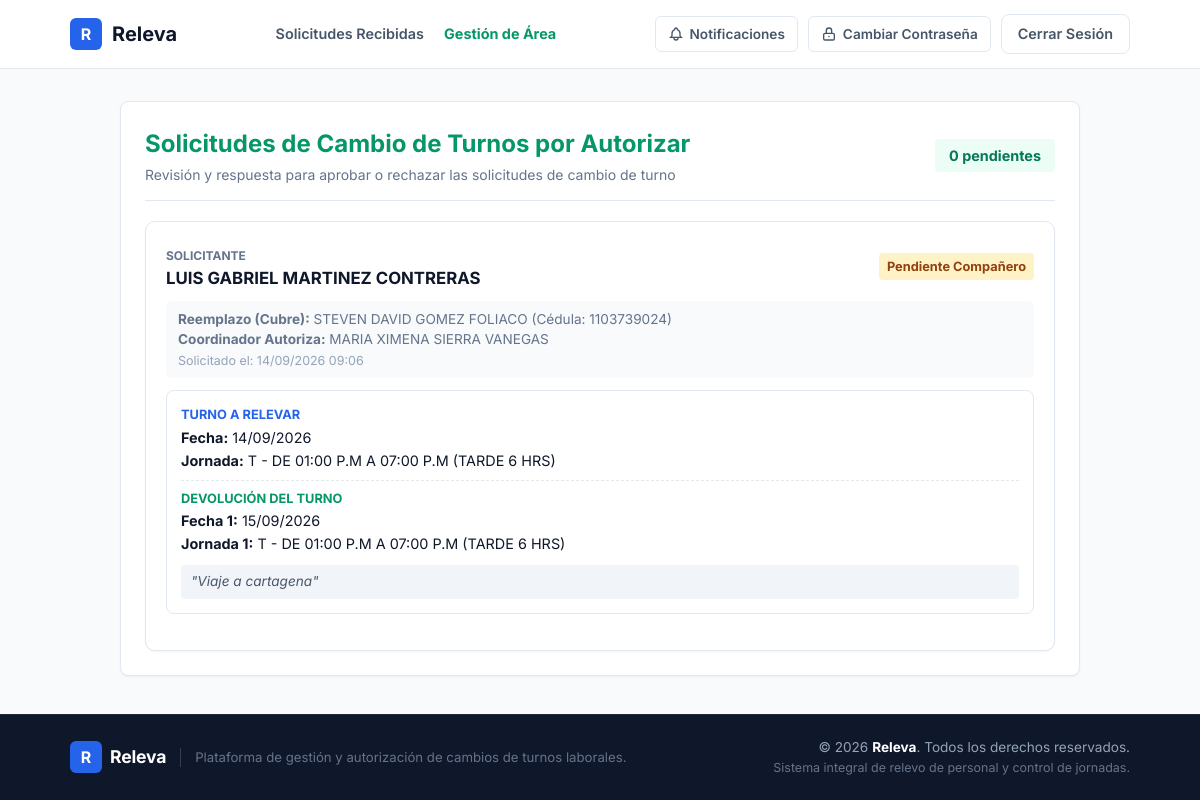
/solicitudes/recibidas/ (signed in), run on an earlier commit of the app's database.
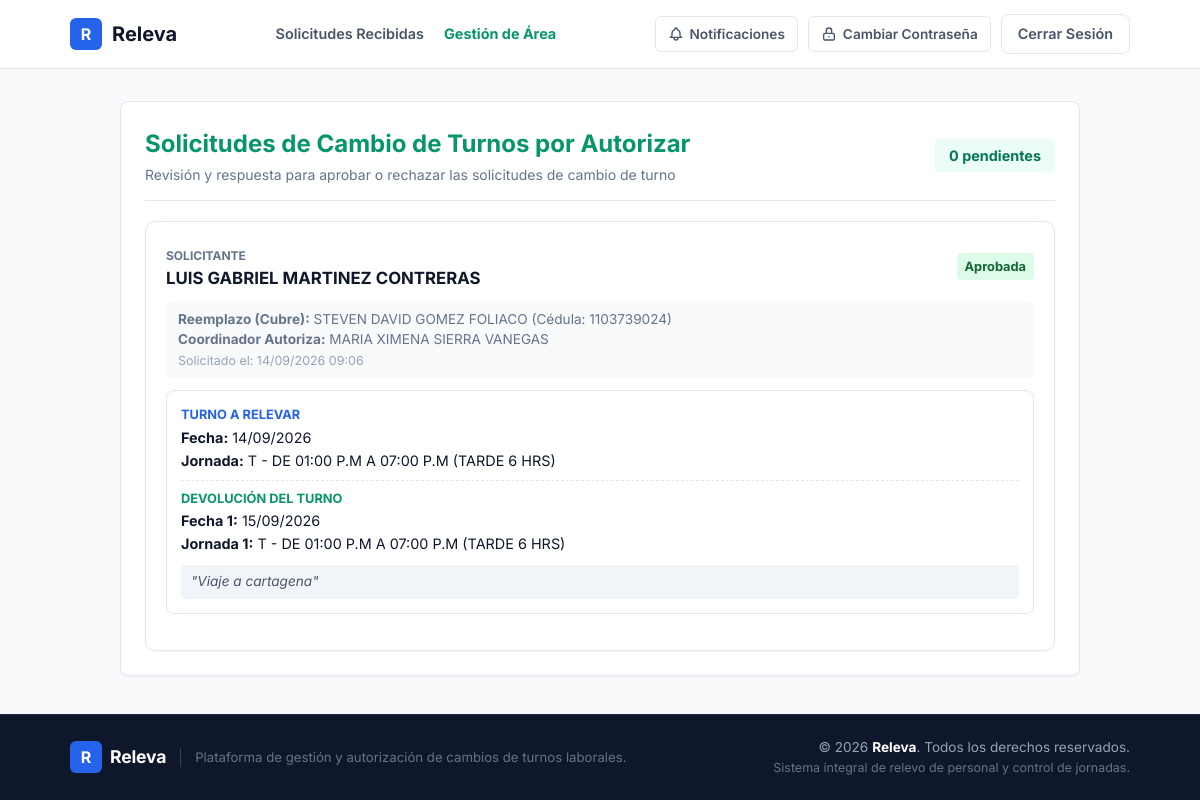
And on a later commit of the database.
### core/models.py (models this page shows, shortened)
class SolicitudCambio(models.Model):
    ESTADO_CHOICES = [
        ('PENDIENTE_REEMPLAZO', 'Pendiente por Compañero'),
        ('PENDIENTE_COORDINADOR', 'Pendiente por Coordinador'),
        ('PENDIENTE_GH', 'Pendiente por Gestión Humana'),
        ('ACEPTADA', 'Aprobada'),
        ('RECHAZADA', 'Rechazada'),
        ('CANCELADA', 'Cancelada'),
    ]
    JORNADA_CHOICES = [
        ('N', 'N - DE 06:00 P.M A 06:00 A.M (NOCHE 12H)'),
        ('C', 'C - DE 06:00 A.M A 06:00 P.M (CORRIDO 11 HRS)'),
        ('C1', 'C1 - DE 08:00 A.M A 06:00 P.M (CORRIDO 10 HRS)'),
        ('C2', 'C2 - DE 07:00 A.M A 01:00 P.M Y DE 02:00 P.M A 07:00 P.M (CORRIDO 11 HRS)'),
        ('H', 'H - DE 08:00 A.M A 12:00 M Y DE 01:00 P.M A 05:00 P.M (ADMINISTRATIVO)'),
        ('N1', 'N1 - DE 06:00 P.M A 12:00 P.M Y DE 01:00 A.M A 06:00 A.M (NOCHE 11H)'),
        ('M4', 'M4 - DE 08:00 A.M A 12:00 P.M (4 HORAS MAÑANA)'),
        ('M', 'M - DE 07:00 A.M A 01:00 P.M (MAÑANA 6 HRS)'),
        ('T', 'T - DE 01:00 P.M A 07:00 P.M (TARDE 6 HRS)'),
        ('T9', 'T9 - DE 01:00 P.M A 09:00 P.M (TARDE 8 HRS)'),
        ('LM', 'LM - LICENCIA MATERNIDAD'),
        ('D', 'D - DESCANSO'),
        ('L', 'L - LIBRE'),
        ('LC', 'LC - LIBRE CUMPLEAÑOS'),
        ('ME', 'ME - MAÑANA EDUCATIVA'),
        ('TE', 'TE - TARDE EDUCATIVA'),
        ('V', 'V - VACACIONES'),
    ]
    JORNADA_HORAS = {
        'N': 12,
        'C': 11,
        'C1': 10,
        'C2': 11,
        'H': 8,
        'N1': 11,
        'M4': 4,
        'M': 6,
        'T': 6,
        'T9': 8,
        'LM': 0,
        'D': 0,
        'L': 0,
        'LC': 8,
        'ME': 6,
        'TE': 6,
        'V': 0,
    }
    JORNADA_DICT = dict(JORNADA_CHOICES)
    solicitante = models.ForeignKey(User, on_delete=models.CASCADE, related_name='solicitudes_enviadas', verbose_name="Nombre del Solicitante")
    reemplazo = models.ForeignKey(User, on_delete=models.CASCADE, related_name='solicitudes_recibidas', verbose_name="Nombre del Reemplazo 1")
    reemplazo_2 = models.ForeignKey(User, on_delete=models.SET_NULL, related_name='solicitudes_recibidas_2', blank=True, null=True, verbose_name="Nombre del Reemplazo 2 (Devolución 2)")
    coordinador = models.ForeignKey(User, on_delete=models.SET_NULL, related_name='solicitudes_coordinar', blank=True, null=True, verbose_name="Coordinador que Aprueba")
    fecha_turno = models.DateField(verbose_name="Fecha de Turno")
    jornada = models.CharField(max_length=50, choices=JORNADA_CHOICES, default='M', verbose_name="Jornada")
    fecha_devolucion = models.DateField(verbose_name="Fecha de Devolución 1")
    jornada_devolucion = models.CharField(max_length=50, choices=JORNADA_CHOICES, default='M', verbose_name="Jornada de Devolución 1")
    fecha_devolucion_2 = models.DateField(blank=True, null=True, verbose_name="Fecha de Devolución 2")
    jornada_devolucion_2 = models.CharField(max_length=50, choices=JORNADA_CHOICES, blank=True, null=True, verbose_name="Jornada de Devolución 2")
    motivo = models.TextField(blank=True, null=True, verbose_name="Motivo u Observaciones")
    estado = models.CharField(max_length=30, choices=ESTADO_CHOICES, default='PENDIENTE_REEMPLAZO', verbose_name="Estado")
    fecha_solicitud = models.DateTimeField(auto_now_add=True, verbose_name="Fecha de Solicitud")
    updated_at = models.DateTimeField(auto_now=True, verbose_name="Última Actualización")
    class Meta:
        ordering = ['-fecha_solicitud']
        verbose_name = "Solicitud de Cambio de Turno"
        verbose_name_plural = "Solicitudes de Cambio de Turnos"

### core/views.py (the view, shortened to what this page needs)
# urls.py: path('solicitudes/recibidas/', views.solicitudes_recibidas_view, name='solicitudes_recibidas'),
@login_required(login_url='core:login')
def solicitudes_recibidas_view(request):
    is_gh = (request.user.username == '1102830559' or request.user.is_superuser)
    if is_gh:
        solicitudes_recibidas = SolicitudCambio.objects.all().select_related(
            'solicitante', 'solicitante__profile', 'reemplazo', 'reemplazo__profile', 'reemplazo_2', 'reemplazo_2__profile', 'coordinador'
        ).distinct()
        recibidas_pendientes = solicitudes_recibidas.filter(estado__in=['PENDIENTE', 'PENDIENTE_REEMPLAZO', 'PENDIENTE_COORDINADOR', 'PENDIENTE_GH']).count()
    elif hasattr(request.user, 'profile') and request.user.profile.es_admin_area():
        solicitudes_recibidas = SolicitudCambio.objects.filter(
            Q(coordinador=request.user) | Q(reemplazo=request.user) | Q(reemplazo_2=request.user) | Q(solicitante__profile__area__administradores=request.user)
        ).select_related('solicitante', 'solicitante__profile', 'reemplazo', 'reemplazo__profile', 'reemplazo_2', 'reemplazo_2__profile', 'coordinador').distinct()
        recibidas_pendientes = solicitudes_recibidas.filter(
            Q(coordinador=request.user, estado='PENDIENTE_COORDINADOR') | Q(solicitante__profile__area__administradores=request.user, estado='PENDIENTE_COORDINADOR') | Q(reemplazo=request.user, estado__in=['PENDIENTE', 'PENDIENTE_REEMPLAZO']) | Q(reemplazo_2=request.user, estado__in=['PENDIENTE', 'PENDIENTE_REEMPLAZO'])
        ).distinct().count()
    context = {
        'solicitudes_recibidas': solicitudes_recibidas,
        'recibidas_pendientes': recibidas_pendientes,
        'is_gh': is_gh,
    }
    return render(request, 'solicitudes_recibidas.html', context)

### core/models.py (called while the page is built)
    def es_admin_area(self):
        if self.user.is_superuser or self.user.is_staff or self.user.username == '1102830559' or self.user.username.lower() in ['admin', 'administrador']:
            return True
        if self.cargo:
            cargo_lower = self.cargo.lower()
            keywords = ['coordinador', 'admin', 'director', 'jefe', 'gerente', 'lider', 'líder', 'gestion humana', 'gestión humana']
            if any(k in cargo_lower for k in keywords):
                return True
        return self.user.areas_administradas.exists()

### templates/solicitudes_recibidas.html (shortened to what the changed rows need)
{% extends 'base.html' %}
{% block content %}
<div class="container" style="max-width: 1000px;">
    <div class="card">
        <div style="display: flex; align-items: center; justify-content: space-between; margin-bottom: 20px; padding-bottom: 14px; border-bottom: 1px solid var(--border-color);">
            <div>
                {% if user.profile.es_admin_area %}
                    <h1 style="font-size: 1.5rem; font-weight: 700; margin: 0; color: #059669;">Solicitudes de Cambio de Turnos por Autorizar</h1>
                {% else %}
                    <h1 style="font-size: 1.5rem; font-weight: 700; margin: 0; color: var(--text-primary);">Solicitudes Recibidas</h1>
                    <span style="font-size: 0.875rem; color: var(--text-muted);">Peticiones de cambio de turno enviadas por tus compañeros</span>
                {% endif %}
            </div>
        </div>
        {% if solicitudes_recibidas %}
            <div style="display: grid; grid-template-columns: repeat(auto-fit, minmax(320px, 1fr)); gap: 20px;">
                {% for s in solicitudes_recibidas %}
                    <div style="background: #ffffff; border: 1px solid var(--border-color); border-radius: 10px; padding: 20px; box-shadow: var(--shadow-sm); display: flex; flex-direction: column; justify-content: space-between;">
                        <div>
                            <div style="display: flex; align-items: center; justify-content: space-between; margin-bottom: 10px;">
                                <div>
                                    <span style="font-size: 0.75rem; font-weight: 700; color: #64748b; text-transform: uppercase;">Solicitante</span>
                                    <strong style="font-size: 1.05rem; color: var(--text-primary); display: block;">
                                        {{ s.solicitante.first_name|default:s.solicitante.username }}
                                    </strong>
                                </div>
                                {% if s.estado == 'PENDIENTE' or s.estado == 'PENDIENTE_REEMPLAZO' %}
                                    <span class="badge" style="background: #fef3c7; color: #92400e; font-weight: 700;">Pendiente Compañero</span>
                                {% elif s.estado == 'PENDIENTE_COORDINADOR' %}
                                    <span class="badge" style="background: #fed7aa; color: #9a3412; font-weight: 700;">Pendiente Coordinador</span>
                                {% elif s.estado == 'PENDIENTE_GH' %}
                                    <span class="badge" style="background: #e0f2fe; color: #0369a1; font-weight: 700;">Pendiente Gestión Humana</span>
                                {% elif s.estado == 'ACEPTADA' %}
                                    <span class="badge" style="background: #dcfce7; color: #166534; font-weight: 700;">Aprobada</span>
                                {% elif s.estado == 'RECHAZADA' %}
                                    <span class="badge" style="background: #fee2e2; color: #991b1b; font-weight: 700;">Rechazada</span>
                                {% else %}
                                    <span class="badge" style="background: #f1f5f9; color: #475569;">Cancelada</span>
                                {% endif %}
                            </div>
                            <p style="font-size: 0.85rem; color: var(--text-muted); margin-bottom: 12px; background: #f8fafc; padding: 8px 12px; border-radius: 6px;">
                                <strong>Reemplazo (Cubre):</strong> {{ s.reemplazo.first_name|default:s.reemplazo.username }} (Cédula: {{ s.reemplazo.username }})<br>
                                {% if s.coordinador %}
                                    <strong>Coordinador Autoriza:</strong> {{ s.coordinador.first_name|default:s.coordinador.username }}<br>
                                {% endif %}
                                <span style="font-size: 0.78rem; color: #94a3b8;">Solicitado el: {{ s.fecha_solicitud|date:"d/m/Y H:i" }}</span>
                            </p>
                            <div style="font-size: 0.9rem; background: #ffffff; padding: 14px; border-radius: 8px; margin-bottom: 16px; border: 1px solid var(--border-color); line-height: 1.6;">
                                <div style="margin-bottom: 6px;">
                                    <span style="color: #2563eb; font-size: 0.8rem; text-transform: uppercase; font-weight: 700; display: block;">Turno a Relevar</span>
                                    <strong>Fecha:</strong> {{ s.fecha_turno|date:"d/m/Y" }} <br>
                                    <strong>Jornada:</strong> {{ s.get_jornada_display }}
                                </div>
                                <hr style="border: 0; border-top: 1px dashed var(--border-color); margin: 8px 0;" />
                                <div>
                                    <span style="color: #059669; font-size: 0.8rem; text-transform: uppercase; font-weight: 700; display: block;">Devolución del Turno</span>
                                    <strong>Fecha 1:</strong> {{ s.fecha_devolucion|date:"d/m/Y" }} <br>
                                    <strong>Jornada 1:</strong> {{ s.get_jornada_devolucion_display }}
                                </div>
                                {% if s.motivo %}
                                    <div style="margin-top: 10px; font-style: italic; color: #475569; font-size: 0.85rem; background: #f1f5f9; padding: 6px 10px; border-radius: 4px;">
                                        "{{ s.motivo }}"
                                    </div>
                                {% endif %}
                            </div>
                        </div>
                    </div>
                {% endfor %}
            </div>
        {% else %}
            <p style="font-size: 0.95rem; color: var(--text-muted); text-align: center; padding: 40px 0;">
                No hay solicitudes de cambio de turno registradas por el momento.
            </p>
        {% endif %}
    </div>
</div>
{% endblock %}

What changed in the data, as far as the page shows it:
changed SolicitudCambio "T - DE 01:00 P.M A 07:00 P.M (TARDE 6 HRS)": estado "Pendiente Compañero" → "Aprobada"
